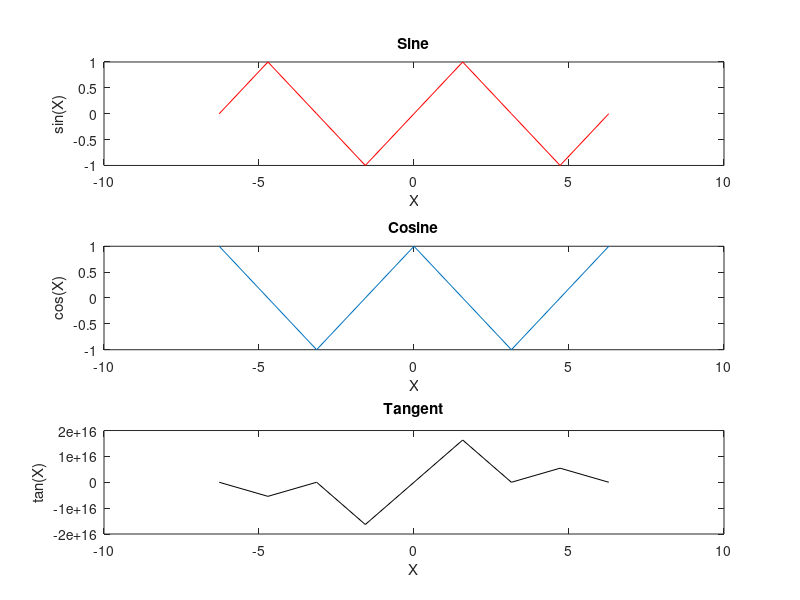

Write MATLAB code to recreate this figure.
X = (-2*pi:pi/2: 2*pi);

% Sine plot
subplot(3,1,1)
plot(X, sin(X),"r")
title('Sine')
xlabel('X')
ylabel('sin(X)')

% Cosine plot
subplot(3,1,2)
plot(X, cos(X))
title('Cosine')
xlabel('X')
ylabel('cos(X)')

% Tangent plot
subplot(3,1,3)
plot(X, tan(X),"black")
title('Tangent')
xlabel('X')
ylabel('tan(X)')

